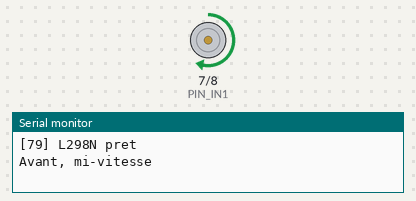
Bench run of a sketch on a simulated Arduino Uno, built with avr-gcc and run on an emulated ATmega328P. Shown: motor-driver pin pairs drawn as motors (green arrow = first pin HIGH = forward, orange = second pin HIGH = backward, longer = more drive, scaled by the enable pin), the last lines printed to the serial monitor.

Above: at 1.0 s.
At 3.0 s:
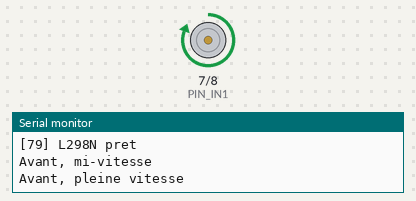
At 4.5 s:
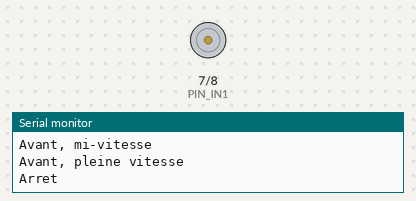
Timing chart, 0 to 5.2 s (numbered marks = the images above):
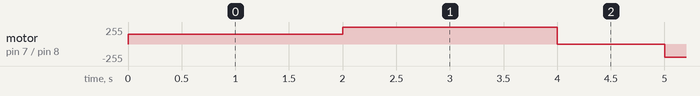

The sketch:

79_Moteur_DC_L298N.ino
```cpp
/*
 * =====================================================================
 *  Arduino Lab Nexus v6.1.0 STABLE  -  Moteur DC L298N
 * =====================================================================
 *  Explication : Fait tourner un moteur DC dans les deux sens avec variation de vitesse via un L298N.
 *  Carte       : Arduino UNO / Nano (ATmega328P) - compatible Mega
 *  Moniteur    : 9600 bauds
 *
 *  Câblage :
 *   Arduino GND    -> L298N GND (commun avec alim externe)
 *   Arduino D5     -> L298N ENA (retirer cavalier)
 *   Arduino D7     -> L298N IN1
 *   Arduino D8     -> L298N IN2
 *
 *  Bibliothèques requises (arduino-cli lib install "...") : aucune
 * =====================================================================
 */
// @libs:

// Broches de commande
const uint8_t PIN_ENA = 5;   // PWM vitesse
const uint8_t PIN_IN1 = 7;   // sens
const uint8_t PIN_IN2 = 8;   // sens

// Fixe le sens (true = avant) et la vitesse (0 à 255)
void moteur(bool avant, uint8_t vitesse) {
  digitalWrite(PIN_IN1, avant ? HIGH : LOW);
  digitalWrite(PIN_IN2, avant ? LOW : HIGH);
  analogWrite(PIN_ENA, vitesse);
}

void arret() {
  analogWrite(PIN_ENA, 0);
}

void setup() {
  pinMode(PIN_ENA, OUTPUT);
  pinMode(PIN_IN1, OUTPUT);
  pinMode(PIN_IN2, OUTPUT);
  Serial.begin(9600);
  Serial.println(F("[79] L298N pret"));
}

void loop() {
  Serial.println(F("Avant, mi-vitesse"));
  moteur(true, 150);  delay(2000);
  Serial.println(F("Avant, pleine vitesse"));
  moteur(true, 255);  delay(2000);
  Serial.println(F("Arret"));
  arret();            delay(1000);
  Serial.println(F("Arriere"));
  moteur(false, 200); delay(2000);
  arret();            delay(1000);
}
```

Measured:
- by itself, motor on pin 7 (PIN_IN1) / pin 8 (PIN_IN2): stopped → forward 150/255 at 0.00 s, → forward 255/255 2.0 s later, → stopped 2.0 s later, → backward 200/255 1.0 s later, … (81 changes in this stretch)
